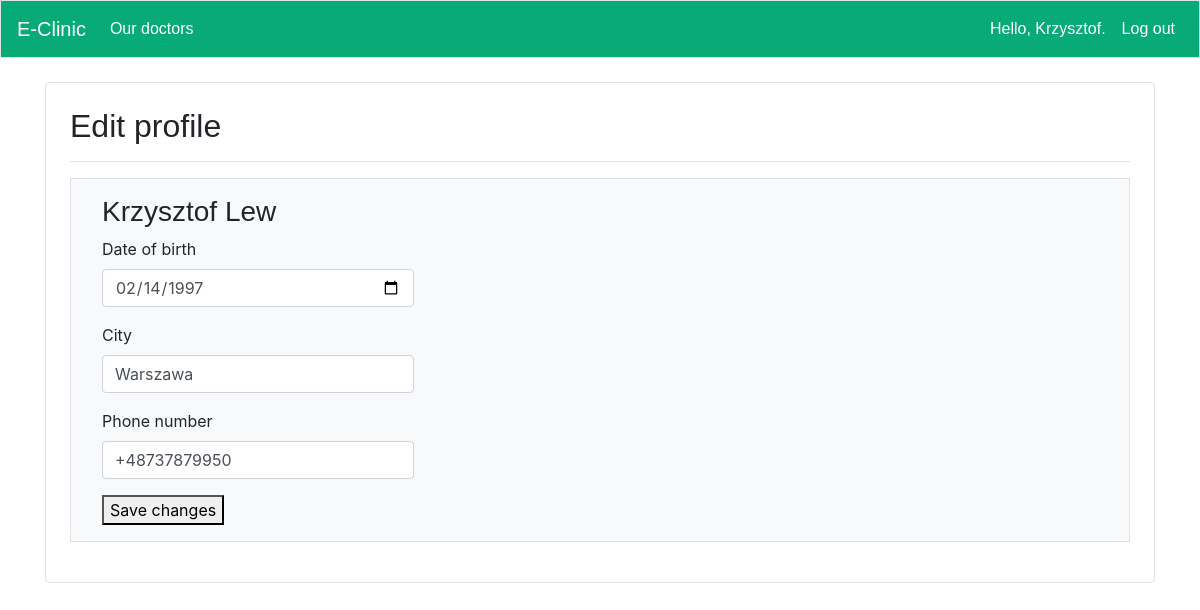
The app's page /users/profile/edit (signed in), older data.
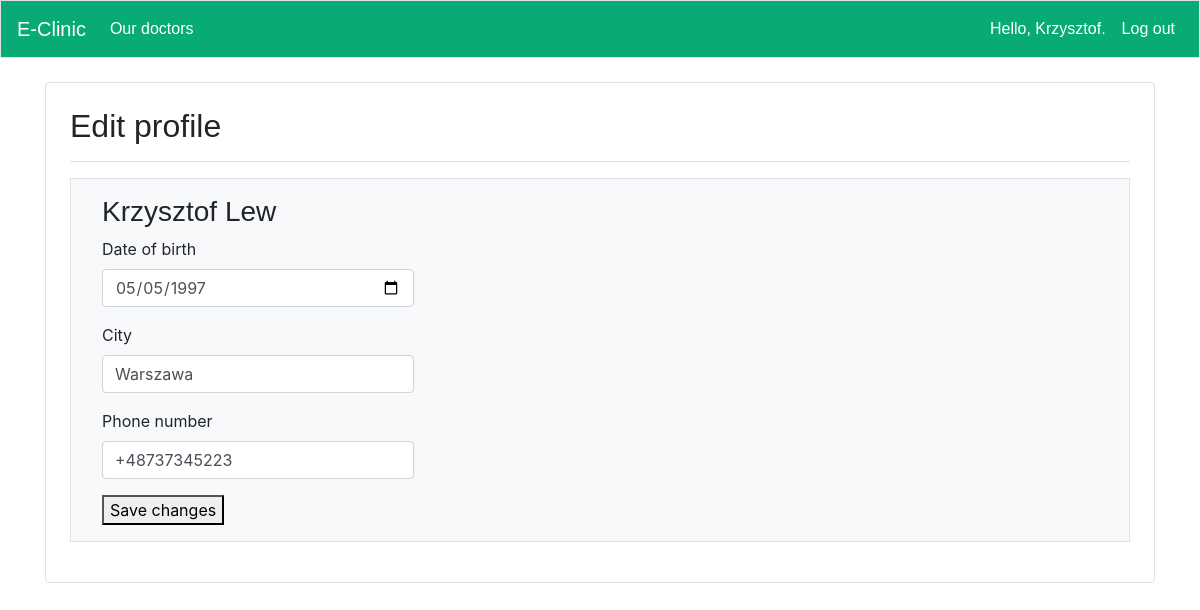
The same page, newer data.
### user/models.py (models this page shows, shortened)
class Profile(models.Model):
    user = models.OneToOneField(User,default=None, null=True, on_delete=models.CASCADE)
    phone_number = models.CharField(verbose_name=_lazy('phone_number'),
                                    max_length=15,
                                    blank=True,
                                    null=True,)
    city = models.CharField(verbose_name=_lazy('city'),
                            max_length=100,
                            blank=True,
                            null=True,)
    birth_date = models.DateField(null=True, blank=True)

### user/views.py (the view)
# urls.py: path('profile/edit', views.edit_profile, name='edit_profile'),
@login_required
def edit_profile(request):
    profile = Profile.objects.get(user=request.user.id)
    form = ProfileForm(request.POST or None, instance=profile)
    if request.method=='POST':
        if form.is_valid():
            form.save()
            return redirect('user:profile')
    return render(request, 'registration/edit_profile.html', {'form': form})

### user/forms.py
class ProfileForm(forms.ModelForm):
    city = forms.CharField(label=_lazy('City'),
                            validators=[RegexValidator(regex='^([A-ZŁŚĆĄŻŹÓĆŃĘ]{1}[a-zążźśęćńół]{1,20}(\-|\ ){0,1}){1,4}$',
                            message=_lazy('City should have first letter upper case and cannot contain special characters'))],
                            widget = forms.Textarea(attrs={'cols': 5, 'rows': 1,'class':'form-control','style':'resize:none;'}))
    phone_number = forms.CharField(label=_lazy('Phone number'),
                            validators=[RegexValidator(regex='^\+?1?\d{9,15}$',
                            message=_lazy("Phone number must be entered in the format: '+999999999'. Up to 15 digits allowed."))],
                            widget = forms.Textarea(attrs={'cols': 5, 'rows': 1,'class':'form-control','style':'resize:none;'}))
    birth_date = forms.DateField(label=_lazy('Date of birth'),
                                widget=DateInput(format=('%Y-%m-%d'),attrs={'cols': 5, 'rows': 1,'class':'form-control','style':'resize:none;'}))
    class Meta:
        model = Profile
        fields = ('birth_date','city','phone_number')
        exclude=['user']

### user/templates/registration/edit_profile.html (shortened to what this page needs)
{% extends 'app/base.html' %}
{% load i18n %}
{% load crispy_forms_tags %}
{% load widget_tweaks %}
{% block page_header %}
<h2>{% trans "Edit profile" %}</h2>
{% endblock page_header %}
{% block content %}
<div class="container p-3 my-3 bg-light text-black border">
  <div class = "offser-3 col-md-4">
    <form method="post">
        <h3>{{user.first_name}} {{user.last_name}}</h3>
        {{ form|crispy}}
        <button type="submit">{% trans "Save changes" %}</button>
      </form>
  </div>
</div>
  {%endblock content%}

Row changes from the older to the newer data that the page shows:
changed Profile "Warszawa": birth_date "02/14/1997" → "05/05/1997"; phone_number "+48737879950" → "+48737345223"
